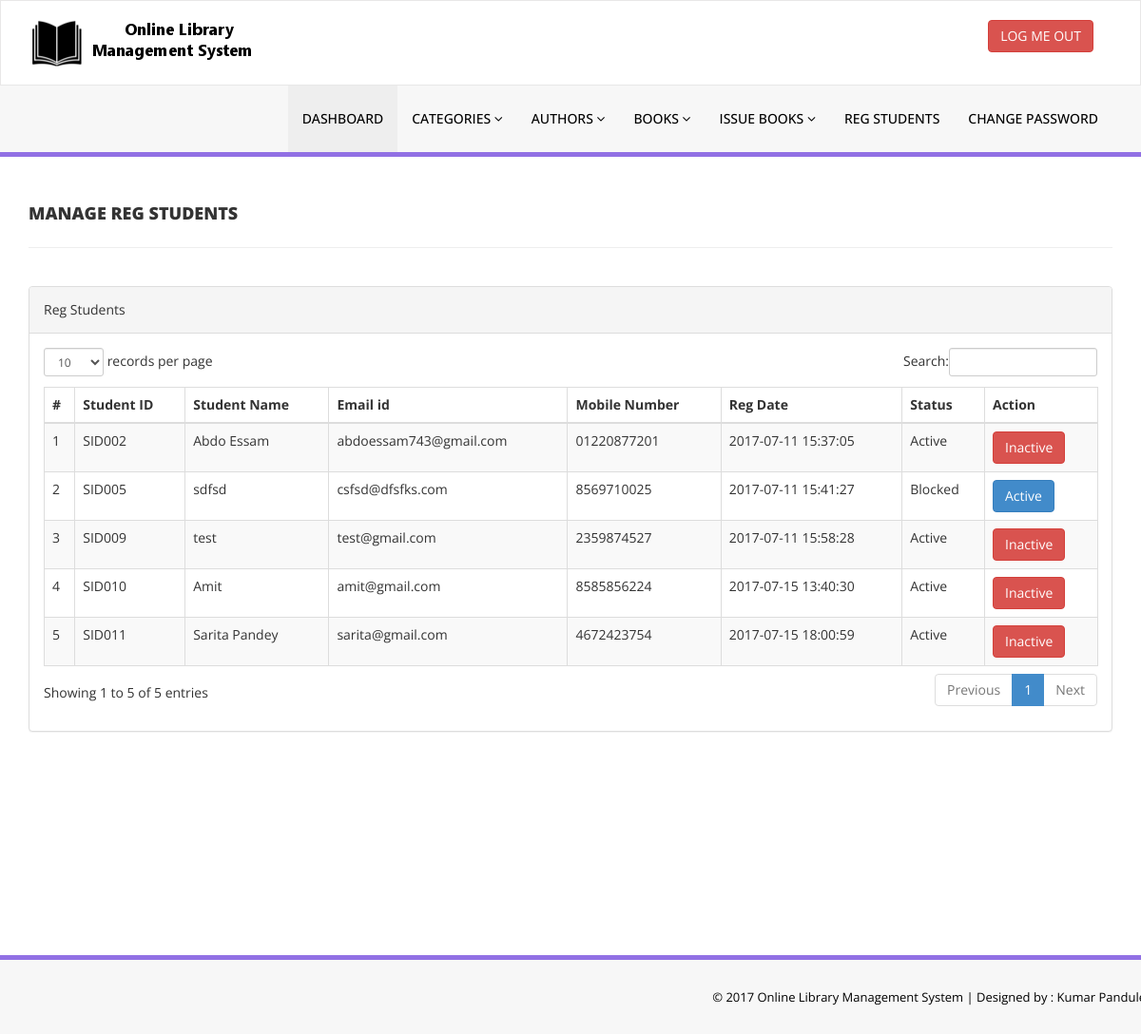
The page /library/admin/reg-students.php (signed in) on the database its author committed.
### tables this page shows
CREATE TABLE `tblstudents` (
  `id` int(11) NOT NULL,
  `StudentId` varchar(100) DEFAULT NULL,
  `FullName` varchar(120) DEFAULT NULL,
  `EmailId` varchar(120) DEFAULT NULL,
  `MobileNumber` char(11) DEFAULT NULL,
  `Password` varchar(120) DEFAULT NULL,
  `Status` int(1) DEFAULT NULL,
  `RegDate` timestamp NULL DEFAULT current_timestamp(),
  `UpdationDate` timestamp NULL DEFAULT NULL ON UPDATE current_timestamp()
);

### library/admin/reg-students.php (the view, shortened to what this page needs)
<?php
include('includes/config.php');
if(strlen($_SESSION['alogin'])==0)
    {
header('location:index.php');
}
else{
    ?>
<!DOCTYPE html>
<html xmlns="http://www.w3.org/1999/xhtml">
<head>
    <link href="assets/css/bootstrap.css" rel="stylesheet" />
    <link href="assets/css/font-awesome.css" rel="stylesheet" />
    <link href="assets/js/dataTables/dataTables.bootstrap.css" rel="stylesheet" />
    <link href="assets/css/style.css" rel="stylesheet" />
</head>
<body>
<?php include('includes/header.php');?>
    <div class="content-wrapper">
         <div class="container">
        <div class="row pad-botm">
            <div class="col-md-12">
                <h4 class="header-line">Manage Reg Students</h4>
    </div>
        </div>
            <div class="row">
                <div class="col-md-12">
                    <div class="panel panel-default">
                        <div class="panel-heading">
                          Reg Students
                        </div>
                        <div class="panel-body">
                            <div class="table-responsive">
                                <table class="table table-striped table-bordered table-hover" id="dataTables-example">
                                    <thead>
                                        <tr>
                                            <th>#</th>
                                            <th>Student ID</th>
                                            <th>Student Name</th>
                                            <th>Email id </th>
                                            <th>Mobile Number</th>
                                            <th>Reg Date</th>
                                            <th>Status</th>
                                            <th>Action</th>
                                        </tr>
                                    </thead>
                                    <tbody>
<?php $sql = "SELECT * from tblstudents";
$query = $dbh -> prepare($sql);
$query->execute();
$results=$query->fetchAll(PDO::FETCH_OBJ);
$cnt=1;
if($query->rowCount() > 0)
{
foreach($results as $result)
{               ?>
                                        <tr class="odd gradeX">
                                            <td class="center"><?php echo htmlentities($cnt);?></td>
                                            <td class="center"><?php echo htmlentities($result->StudentId);?></td>
                                            <td class="center"><?php echo htmlentities($result->FullName);?></td>
                                            <td class="center"><?php echo htmlentities($result->EmailId);?></td>
                                            <td class="center"><?php echo htmlentities($result->MobileNumber);?></td>
                                             <td class="center"><?php echo htmlentities($result->RegDate);?></td>
                                            <td class="center"><?php if($result->Status==1)
                                            {
                                                echo htmlentities("Active");
                                            } else {
                                            echo htmlentities("Blocked");
}
                                            ?></td>
                                            <td class="center">
<?php if($result->Status==1)
 {?>
<a href="reg-students.php?inid=<?php echo htmlentities($result->id);?>" onclick="return confirm('Are you sure you want to block this student?');"" >  <button class="btn btn-danger"> Inactive</button>
<?php } else {?>
                                            <a href="reg-students.php?id=<?php echo htmlentities($result->id);?>" onclick="return confirm('Are you sure you want to active this student?');""><button class="btn btn-primary"> Active</button>
                                            <?php } ?>
                                            </td>
                                        </tr>
 <?php $cnt=$cnt+1;}} ?>
                                    </tbody>
                                </table>
                            </div>
                        </div>
                    </div>
                </div>
            </div>
    </div>
    </div>
  <?php include('includes/footer.php');?>
</body>
</html>
<?php } ?>

### library/admin/assets/css/style.css (style rules this page uses)
.content-wrapper { margin-top: 40px; min-height:800px; padding-bottom:90px; }
.header-line { font-weight:900; padding-bottom:25px; border-bottom:1px solid #eeeeee; text-transform:uppercase; }
.pad-botm { padding-bottom:30px; }

### rows shown on the page
tblstudents: StudentId "SID002", FullName "Abdo Essam", EmailId "abdoessam743@gmail.com", MobileNumber "01220877201", RegDate "2017-07-11 15:37:05"
tblstudents: StudentId "SID005", FullName "sdfsd", EmailId "csfsd@dfsfks.com", MobileNumber "8569710025", RegDate "2017-07-11 15:41:27"
tblstudents: StudentId "SID009", FullName "test", EmailId "test@gmail.com", MobileNumber "2359874527", RegDate "2017-07-11 15:58:28"
tblstudents: StudentId "SID010", FullName "Amit", EmailId "amit@gmail.com", MobileNumber "8585856224", RegDate "2017-07-15 13:40:30"
tblstudents: StudentId "SID011", FullName "Sarita Pandey", EmailId "sarita@gmail.com", MobileNumber "4672423754", RegDate "2017-07-15 18:00:59"
